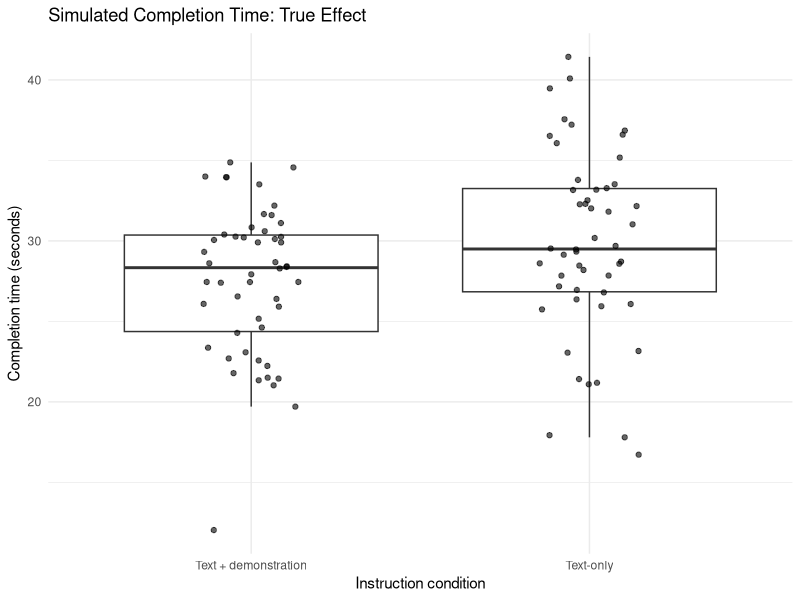
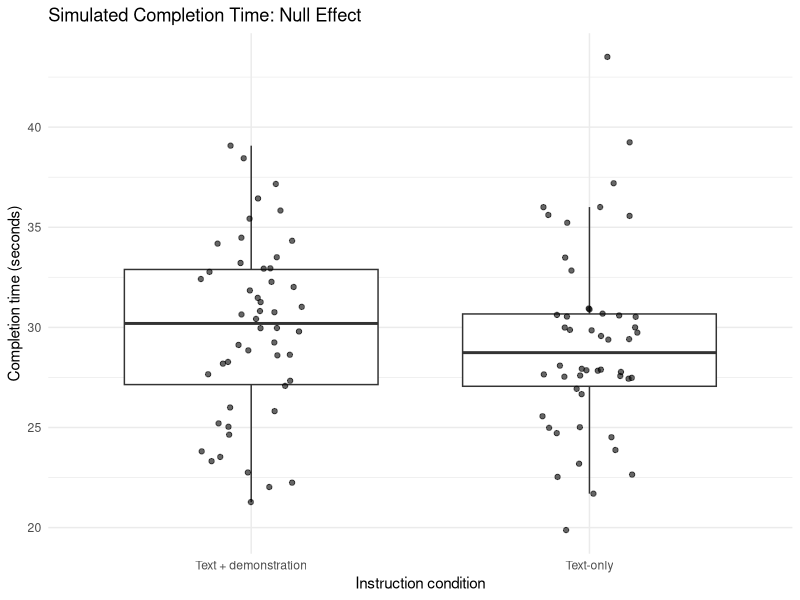

The R source for these figures, in order:
## ---- chunk 1
# Load the packages needed for data manipulation and visualisation
library(tidyverse)
## ---- chunk 2
# Set a seed to for reproducibility
set.seed(42)

# Total number of robot trials
N <- 100

# Number of trials in each experimental condition
n_per_group <- N / 2

# Mean completion time for the text-only condition, in seconds
mean_text <- 30

# Standard deviation of completion time within each condition, in seconds
sd_completion <- 5

# True effect of adding a human demonstration
# A negative value means that the demonstration is expected to
# reduce completion time
# For example, -3 means that the demonstration reduces the
# population mean completion time by 3 seconds
effect_size <- -3

# Mean completion time in the demonstration condition
mean_demo <- mean_text + effect_size
## ---- chunk 3
# Generate completion times for robots receiving the text-only instruction
# rnorm() draws random observations from a normal distribution.
# The distribution has a mean of 30 seconds and an SD of 5 seconds
text_effect <- rnorm(
  n = n_per_group,
  mean = mean_text,
  sd = sd_completion
)

# Generate completion times for robots receiving both the text instruction
# and a human demonstration
# The mean is lower by the specified effect size (-3 seconds)
demo_effect <- rnorm(
  n = n_per_group,
  mean = mean_demo,
  sd = sd_completion
)

# Combine the two groups into one data frame
data_effect <- tibble(
  condition = c(
    rep("Text-only", n_per_group),
    rep("Text + demonstration", n_per_group)
  ),
  completion_time = c(
    text_effect,
    demo_effect
  )
)

# Completion time cannot be negative in reality
# We therefore replace any negative simulated values with zero
data_effect <- data_effect %>%
  mutate(
    completion_time = pmax(completion_time, 0)
  )

# Display the first few observations
head(data_effect)
## ---- chunk 4
# Calculate descriptive statistics for each experimental condition
data_effect %>%
  group_by(condition) %>%
  summarise(
    n = n(),
    mean = mean(completion_time),
    sd = sd(completion_time),
    min = min(completion_time),
    max = max(completion_time)
  )
## ---- chunk 5
# For the null dataset, we set the true effect to zero, which means that 
# the population mean completion time is identical in the two conditions
null_effect <- 0

# Calculate the mean completion time for the demonstration condition
# under the null hypothesis
mean_demo_null <- mean_text + null_effect

# Generate completion times for the text-only condition
text_null <- rnorm(
  n = n_per_group,
  mean = mean_text,
  sd = sd_completion
)

# Generate completion times for the demonstration condition
# Since null_effect = 0, both groups have the same population mean
demo_null <- rnorm(
  n = n_per_group,
  mean = mean_demo_null,
  sd = sd_completion
)

# Combine the two groups into one data frame
data_null <- tibble(
  condition = c(
    rep("Text-only", n_per_group),
    rep("Text + demonstration", n_per_group)
  ),
  completion_time = c(
    text_null,
    demo_null
  )
)

# Ensure that completion times cannot be negative
data_null <- data_null %>%
  mutate(
    completion_time = pmax(completion_time, 0)
  )

# Display the first few observations
head(data_null)
## ---- chunk 6
# Calculate descriptive statistics for each condition:
# Even though the population means are identical, the sample means
# will usually differ slightly because of random sampling variation
data_null %>%
  group_by(condition) %>%
  summarise(
    n = n(),
    mean = mean(completion_time),
    sd = sd(completion_time),
    min = min(completion_time),
    max = max(completion_time)
  )
## ---- chunk 7
# Plot the distribution of completion times in the two conditions:

# Individual observations are shown as points
# the boxplots summarise the distribution within each condition.
ggplot(
  data_effect,
  aes(
    x = condition,
    y = completion_time
  )
) +
  geom_boxplot(outlier.shape = NA) +
  geom_jitter(width = 0.15, alpha = 0.6) +
  labs(
    title = "Simulated Completion Time: True Effect",
    x = "Instruction condition",
    y = "Completion time (seconds)"
  ) +
  theme_minimal()
## ---- chunk 8
# Visualise the completion times under the null hypothesis:
# The two groups should overlap substantially because their population
# means are identical.
ggplot(
  data_null,
  aes(
    x = condition,
    y = completion_time
  )
) +
  geom_boxplot(outlier.shape = NA) +
  geom_jitter(width = 0.15, alpha = 0.6) +
  labs(
    title = "Simulated Completion Time: Null Effect",
    x = "Instruction condition",
    y = "Completion time (seconds)"
  ) +
  theme_minimal()
## ---- chunk 9
# Perform the planned independent-samples two-sided t-test
# on the dataset containing a true effect:
# The test compares mean completion time between the two
# instruction conditions
t_test_effect <- t.test(
  completion_time ~ condition,
  data = data_effect,
  alternative = "two.sided"
)

# Display the results.
t_test_effect
## ---- chunk 10
# Perform the same planned two-sided t-test on the null dataset:
# Here the true population effect is zero, so any observed
# difference between the sample means is due to random variation.
t_test_null <- t.test(
  completion_time ~ condition,
  data = data_null,
  alternative = "two.sided"
)

# Display the results.
t_test_null
